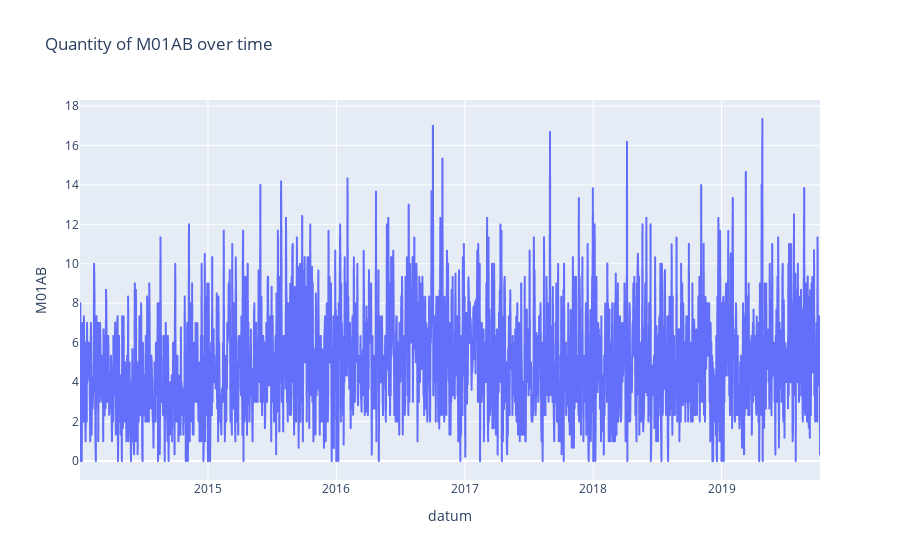

Here is the notebook cell this chart was saved with:
### Code cell
# Plot the quantity of M01AB against the datum using Plotly Express
fig = px.line(df, x='datum', y='M01AB', title='Quantity of M01AB over time')
fig.show()

### Figure 1 — Plotly figure (JSON) as saved in the notebook; plotly's stock layout.template omitted (floating-point values rounded to 4 significant figures; data arrays with more than 128 entries replaced by an {"elided": "..."} marker saying what was removed)
{"data": [{"hovertemplate": "datum=%{x}<br>M01AB=%{y}<extra></extra>", "legendgroup": "", "line": {"color": "#636efa", "dash": "solid"}, "marker": {"symbol": "circle"}, "mode": "lines", "name": "", "showlegend": false, "type": "scattergl", "x": {"elided": "2106 str values"}, "xaxis": "x", "y": {"elided": "2106 float values"}, "yaxis": "y"}], "layout": {"legend": {"tracegroupgap": 0}, "title": {"text": "Quantity of M01AB over time"}, "xaxis": {"anchor": "y", "domain": [0, 1], "title": {"text": "datum"}}, "yaxis": {"anchor": "x", "domain": [0, 1], "title": {"text": "M01AB"}}}}
